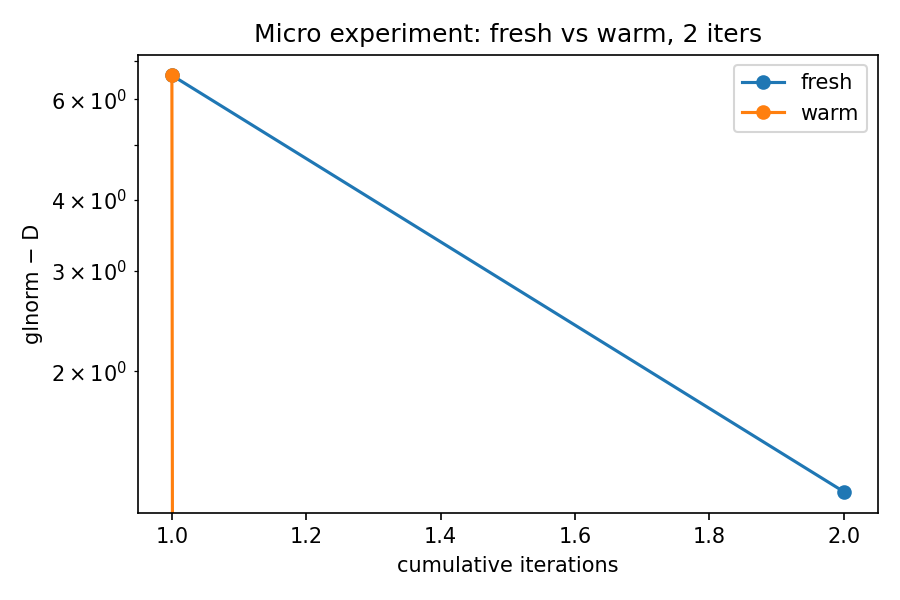

Reproduce this figure in Python.
"""Plot micro_experiment.csv: glnorm-D for fresh vs warm, 2 iterations."""

import pandas as pd
import matplotlib.pyplot as plt

df = pd.read_csv('/Users/samsonkoelle/isometry-pursuit/experiments/micro_experiment.csv')
print(df.to_string())

fig, ax = plt.subplots(figsize=(6, 4))
for method, grp in df.groupby('method'):
    ax.plot(grp['cumulative_iters'], grp['glnorm_minus_D'], 'o-', ms=6, label=method)
ax.set_yscale('log')
ax.set_xlabel('cumulative iterations')
ax.set_ylabel('glnorm − D')
ax.set_title('Micro experiment: fresh vs warm, 2 iters')
ax.legend()
plt.tight_layout()
plt.savefig('/Users/samsonkoelle/isometry-pursuit/experiments/debug_micro_plot.png', dpi=150)
plt.close()
print("saved debug_micro_plot.png")
